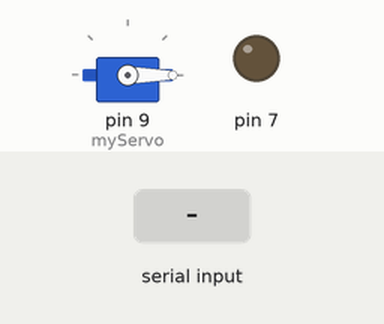
This sketch was run on a simulated Arduino Uno, built with avr-gcc and run on an emulated ATmega328P. Parts: servo, output pins drawn as LEDs (lit = HIGH). The test bench sets the inputs (shaded band).

Above: at 1.2 s.
1.3 s: "ON#\n" received over Serial
At 1.9 s:
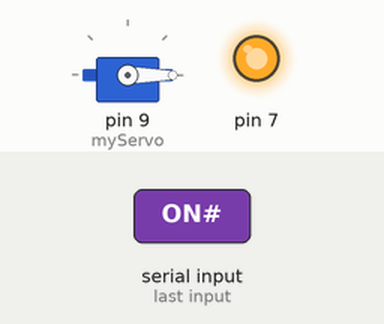
2.8 s: "90,45\n" received over Serial
At 3.1 s:
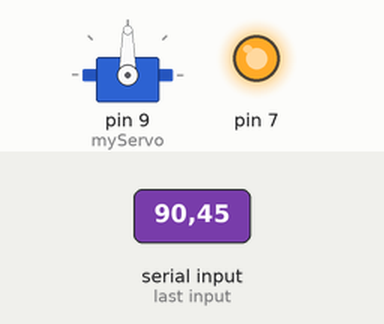
4.3 s: "OFF#\n" received over Serial
At 5.4 s:
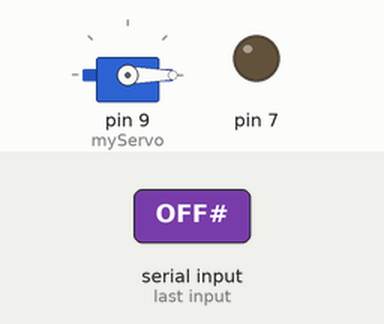
5.8 s: "30,150\n" received over Serial
At 6.6 s:
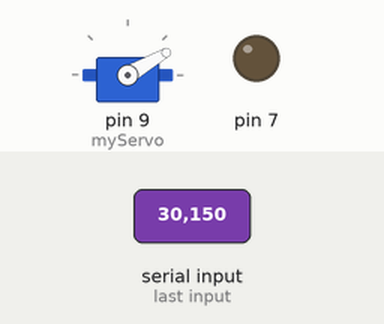
7.3 s: "200\n" received over Serial
At 7.7 s:
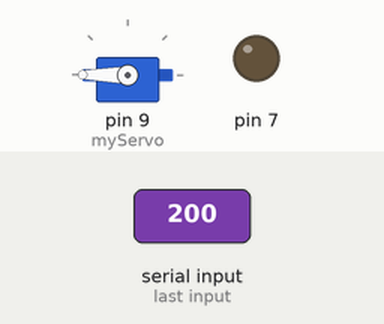
8.8 s: "#\n" received over Serial
At 10.0 s:
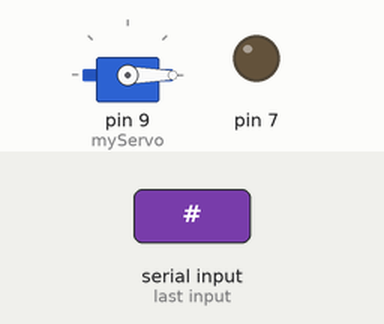
Timing chart, 0 to 11.3 s (numbered marks = the images above; inputs shaded):
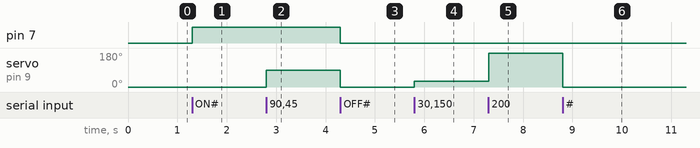

The sketch:

arduino_serial_cs_servo_only.ino
```cpp
#include <Servo.h>

Servo myServo;

char c;
String DataIn;
int degree;


void setup() {
  // put your setup code here, to run once:
  Serial.begin(115200);
  pinMode(7, OUTPUT);
  digitalWrite(7, LOW);
  myServo.attach(9);
}

void loop() {
  // put your main code here, to run repeatedly:
  Receive_Serial_Data();
  myServo.write(degree);

}
void Receive_Serial_Data(){

  while(Serial.available()>0){
    c = Serial.read();
    if (c =='\n') {break;}
    else          {DataIn+=c;}
  }

  if(c == '\n'){
    degree = DataIn.toInt();
   c=0;
   DataIn="";
  }

  else if(c == '#')
    {
      if(DataIn == "ON#"){
      digitalWrite(7, HIGH);
    }

   else if(DataIn == "OFF#") {
      digitalWrite(7, LOW);
   }
      c=0;
      DataIn="";
   }
   }
```

Measured:
- after the input at 1.3 s, pin 7: LOW → HIGH at once
- after the input at 2.8 s, servo on pin 9 (myServo): 0° → 90° at once
- after the input at 4.3 s, pin 7: HIGH → LOW at once; servo on pin 9 (myServo): 90° → 0° at once
- after the input at 5.8 s, servo on pin 9 (myServo): 0° → 30° at once
- after the input at 7.3 s, servo on pin 9 (myServo): 30° → 180° at once
- after the input at 8.8 s, servo on pin 9 (myServo): 180° → 0° at once
